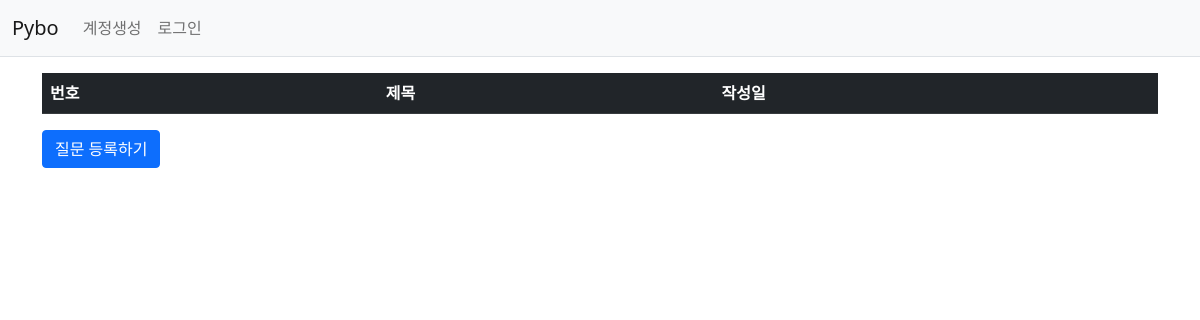
Page /question/list/ on the earlier database version.
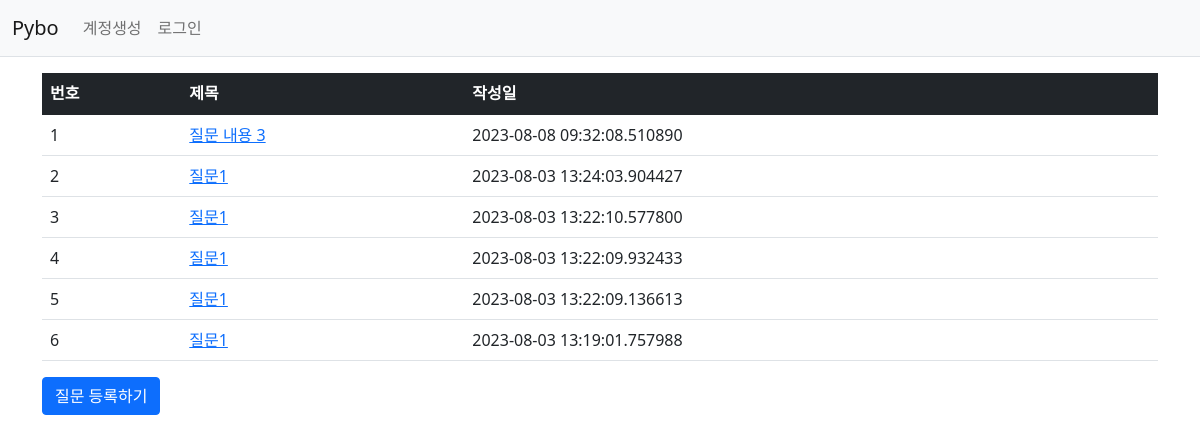
Same page on the later database version.
### pybo/models.py (models this page shows)
class Question(db.Model):
    id = db.Column(db.Integer, primary_key=True)
    subject = db.Column(db.String(200), nullable=False) # 글자 제한
    content = db.Column(db.Text(), nullable=False)
    create_date = db.Column(db.DateTime(), nullable=False)

### pybo/views/question_views.py (the view)
@bp.route('/list/')
def q_list():
    question_list = Question.query.order_by(Question.create_date.desc())
    return render_template('question/question_list.html', question_list=question_list)

### pybo/templates/question/question_list.html (shortened to what this page needs)
{% extends 'base.html' %}
{% block content %}
    <div class="container my-3">
        <table class="table table-hover">
            <thead>
                <tr class = "table-dark">
                    <th>번호</th>
                    <th>제목</th>
                    <th>작성일</th>
                </tr>
            </thead>
            <tbody>
                {% if question_list %}
                {% for question in question_list %}
                <tr>
                    <td>{{loop.index}}</td>
                    <td><a href= "{{url_for('question.detail', question_id=question.id)}}">
                        {{question.subject}}</a></td>
                    <td>{{question.create_date}}</td>
                </tr>
                {% endfor %}
                {% else %}
                <tr>
                    <td colspan="3">질문이 없습니다.</td>
                </tr>
                {% endif %}
            </tbody>
        </table>
        <a href="{{ url_for('question.create') }}" class="btn btn-primary">질문 등록하기</a>
    </div>
    {% endblock %}

### pybo/templates/base.html (shortened to what this page needs)
<!doctype html>
<html lang="ko">
<head>
    <link rel="stylesheet" href="{{ url_for('static', filename='bootstrap.min.css') }}">
    <link rel="stylesheet" href="{{ url_for('static', filename='style.css') }}">
</head>
<body>
    <nav class="navbar navbar-expand-lg navbar-light bg-light border-bottom">
        <div class="container-fluid">
            <a class="navbar-brand" href="{{ url_for('main.index') }}">Pybo</a>
            <div class="collapse navbar-collapse" id="navbarSupportedContent">
                <ul class="navbar-nav me-auto mb-2 mb-lg-0">
                    <li class="nav-item">
                        <a class="nav-link" href="#">계정생성</a>
                    </li>
                    <li class="nav-item">
                        <a class="nav-link" href="#">로그인</a>
                    </li>
                </ul>
            </div>
        </div>
    </nav>
{% block content %}
{% endblock %}
</body>
</html>

Differences in the rows shown:
added Question: subject "질문 내용 3", create_date "2023-08-08 09:32:08.510890"
added Question: subject "질문1", create_date "2023-08-03 13:24:03.904427"
added Question: subject "질문1", create_date "2023-08-03 13:22:10.577800"
added Question: subject "질문1", create_date "2023-08-03 13:22:09.932433"
added Question: subject "질문1", create_date "2023-08-03 13:22:09.136613"
added Question: subject "질문1", create_date "2023-08-03 13:19:01.757988"
